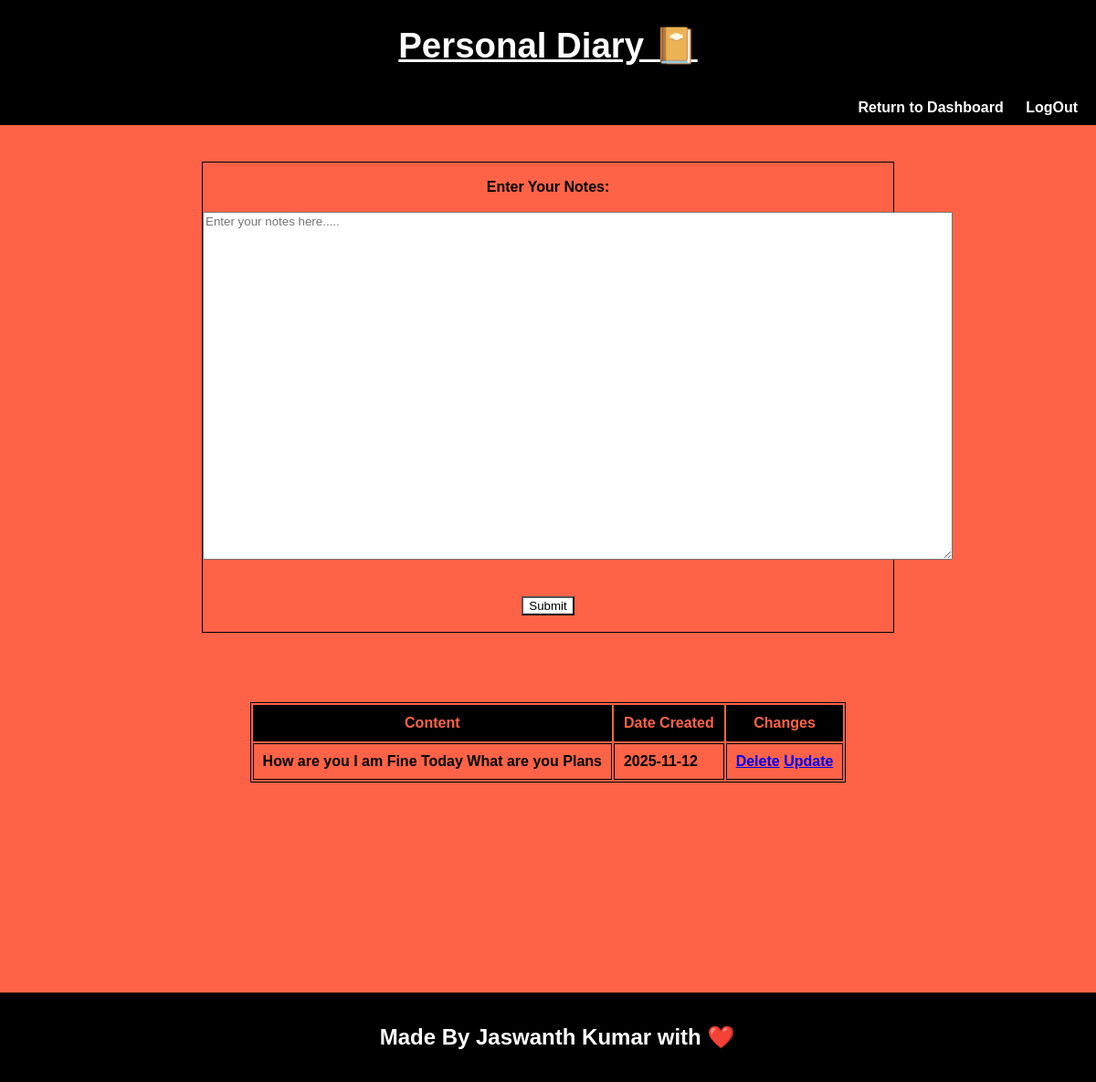
/personalnotes (signed in), run on an earlier commit of the app's database.
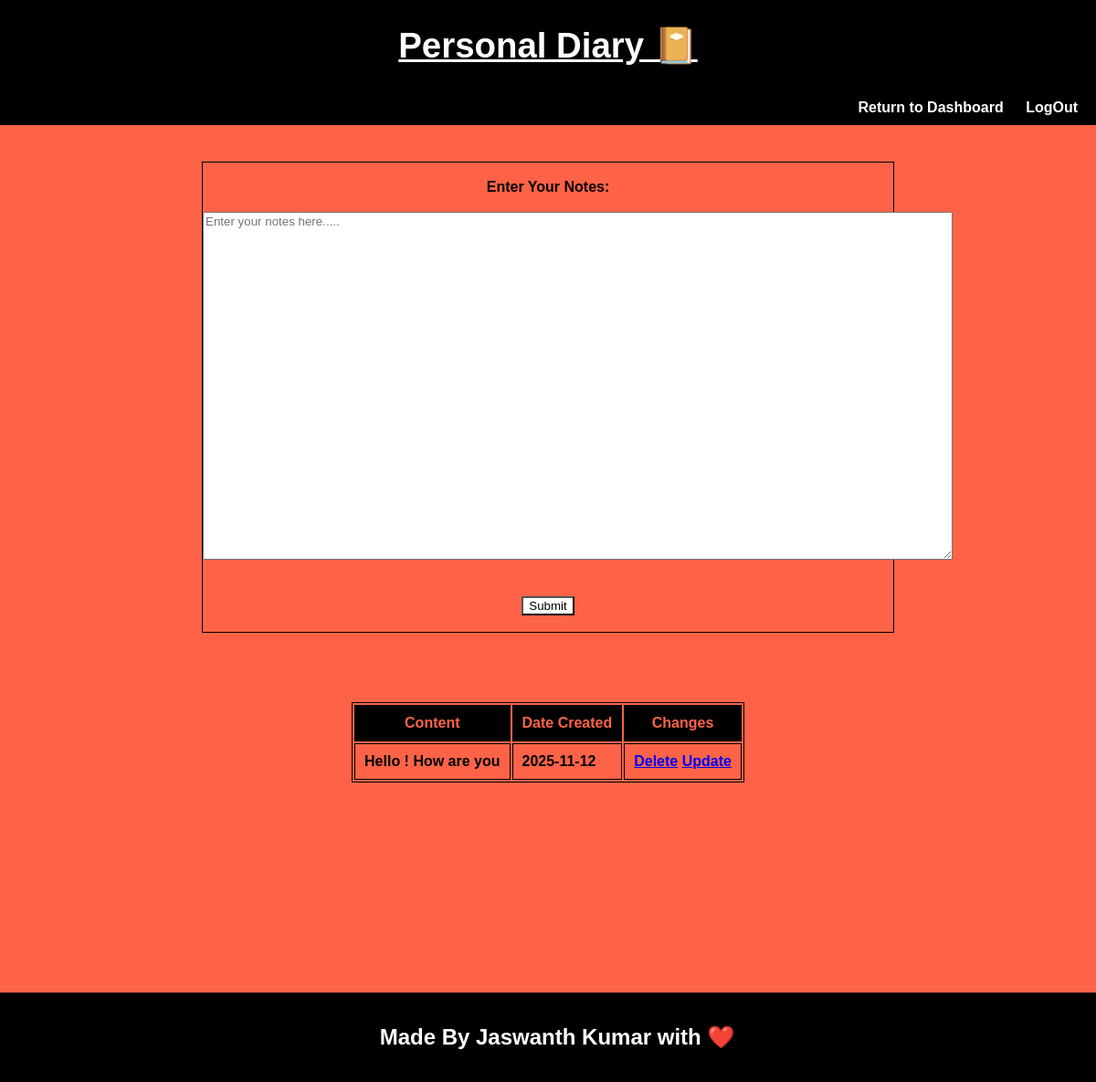
And on a later commit of the database.
### app.py (models this page shows)
class Note(db.Model):
    id = db.Column(db.Integer, primary_key=True)
    note_text = db.Column(db.String(1000), nullable=False)
    date_created = db.Column(db.DateTime, default=datetime.utcnow)
    user_id = db.Column(db.Integer, db.ForeignKey('user.id'))

### app.py (the view)
@app.route('/personalnotes',methods=['POST','GET'])
def personalnotes():
    if 'userid' not in session:
        return redirect('/')
    current_user = User.query.filter_by(userid=session['userid']).first()
    if request.method == 'POST':
        personal_notes = request.form['notes']
        new_notes = Note(note_text=personal_notes,user_id=current_user.id)
        try:
            db.session.add(new_notes)
            db.session.commit()
            return redirect('/personalnotes')
        except:
            return "There was an Issue"
    else:
        notes = Note.query.filter_by(user_id=current_user.id).order_by(Note.date_created)
        return render_template('personalnotes.html',notes=notes)

### templates/personalnotes.html (shortened to what this page needs)
<!DOCTYPE html>
<html>
    <head>
    </head>
    <body>
        <header>
            <h1>Personal Diary 📔</h1>
        </header>
        <nav>
            <a href="{{url_for('dashboard')}}">Return to Dashboard</a>
            <a href="{{url_for('logout')}}">LogOut</a>
        </nav>
        <div class="container">
            <div class="noteform">
                <form class="schedule" action="/personalnotes" method="POST">
                    <br>
                    <label><b>Enter Your Notes: <b></b></label><br><br>
                    <textarea name="notes" rows="25" cols="100" placeholder="Enter your notes here....." required></textarea><br><br><br>
                    <input type="submit" name="submit" id="submit"><br><br>
                </form>
            </div>
            <br>
            <br>
            <div class="notetable">
                <table>
                    <tr>
                        <th>Content</th>
                        <th>Date Created</th>
                        <th>Changes</th>
                    </tr>
                    {% for note in notes %}
                    <tr>
                        <td>{{note.note_text}}</td>
                        <td>{{note.date_created.date()}}</td>
                        <td>
                            <a href="/del/{{note.id}}">Delete</a>
                            <a href="/upd/{{note.id}}">Update</a>
                        </td>
                    </tr>
                    {% endfor %}
                </table>
            </div>
        </div>
    </body>
    <footer>
        <h2>Made By Jaswanth Kumar with ❤️</h2>
    </footer>
</html>

### templates/personalnotes.html (style rules this page uses)
* { font-family: Arial, Helvetica, sans-serif; }
header { text-align: center; text-decoration: underline; background-color: black; font-family: Arial, Helvetica, sans-serif; font-size: larger; color:white; padding:1px 1px; margin: 0%; top: 0; }
nav { background-color: black; text-align: right; padding: 10px 20px; }
nav a { color: white; text-decoration: none; margin-left: 20px; font-weight: bold; }
body { margin:0%; background-color: #FF6347; }
.container { display: flex; align-items: center; justify-content:center; flex-direction: column; }
.noteform { border: 1px solid black; margin-top: 40px; width: 20cm; text-align: center; }
.notetable { margin-top: 40px; height:52vh; }
table,tr { border: 1px solid black; margin:0%; }
table th { background-color: black; color:#FF6347 }
th,td { padding:10px; border: 1px solid black; }
form #submit { background-color: white; color:black; }
footer { background-color: black; color: white; text-align: center; padding: 15px 10px; position: fixed; width:100%; bottom:0; margin-top: auto; margin: auto; }

What changed in the data, as far as the page shows it:
removed Note: note_text "How are you I am Fine Today What are you Plans", date_created "2025-11-12"
added Note: note_text "Hello ! How are you", date_created "2025-11-12"
